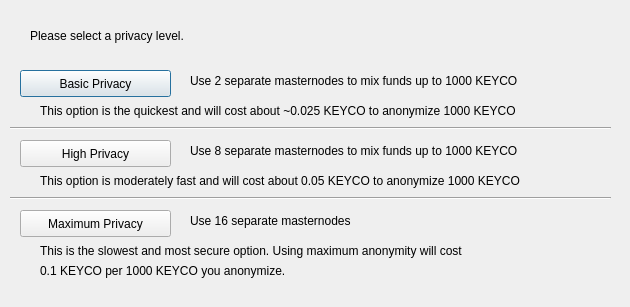
<?xml version="1.0" encoding="UTF-8"?>
<ui version="4.0">
 <class>DarksendConfig</class>
 <widget class="QDialog" name="DarksendConfig">
  <property name="geometry">
   <rect>
    <x>0</x>
    <y>0</y>
    <width>630</width>
    <height>307</height>
   </rect>
  </property>
  <property name="windowTitle">
   <string>Configure Darksend</string>
  </property>
  <widget class="QPushButton" name="buttonBasic">
   <property name="geometry">
    <rect>
     <x>20</x>
     <y>70</y>
     <width>151</width>
     <height>27</height>
    </rect>
   </property>
   <property name="text">
    <string>Basic Privacy</string>
   </property>
  </widget>
  <widget class="QPushButton" name="buttonHigh">
   <property name="geometry">
    <rect>
     <x>20</x>
     <y>140</y>
     <width>151</width>
     <height>27</height>
    </rect>
   </property>
   <property name="text">
    <string>High Privacy</string>
   </property>
  </widget>
  <widget class="QPushButton" name="buttonMax">
   <property name="geometry">
    <rect>
     <x>20</x>
     <y>210</y>
     <width>151</width>
     <height>27</height>
    </rect>
   </property>
   <property name="text">
    <string>Maximum Privacy</string>
   </property>
  </widget>
  <widget class="QLabel" name="label">
   <property name="geometry">
    <rect>
     <x>30</x>
     <y>20</y>
     <width>571</width>
     <height>31</height>
    </rect>
   </property>
   <property name="text">
    <string>Please select a privacy level.</string>
   </property>
  </widget>
  <widget class="QLabel" name="label_2">
   <property name="geometry">
    <rect>
     <x>190</x>
     <y>70</y>
     <width>421</width>
     <height>21</height>
    </rect>
   </property>
   <property name="text">
    <string>Use 2 separate masternodes to mix funds up to 1000 KEYCO</string>
   </property>
  </widget>
  <widget class="QLabel" name="label_3">
   <property name="geometry">
    <rect>
     <x>190</x>
     <y>140</y>
     <width>411</width>
     <height>21</height>
    </rect>
   </property>
   <property name="text">
    <string>Use 8 separate masternodes to mix funds up to 1000 KEYCO</string>
   </property>
  </widget>
  <widget class="QLabel" name="label_4">
   <property name="geometry">
    <rect>
     <x>190</x>
     <y>210</y>
     <width>421</width>
     <height>21</height>
    </rect>
   </property>
   <property name="text">
    <string>Use 16 separate masternodes</string>
   </property>
  </widget>
  <widget class="QLabel" name="label_6">
   <property name="geometry">
    <rect>
     <x>40</x>
     <y>100</y>
     <width>561</width>
     <height>21</height>
    </rect>
   </property>
   <property name="text">
    <string>This option is the quickest and will cost about ~0.025 KEYCO to anonymize 1000 KEYCO</string>
   </property>
  </widget>
  <widget class="QLabel" name="label_7">
   <property name="geometry">
    <rect>
     <x>40</x>
     <y>170</y>
     <width>561</width>
     <height>21</height>
    </rect>
   </property>
   <property name="text">
    <string>This option is moderately fast and will cost about 0.05 KEYCO to anonymize 1000 KEYCO</string>
   </property>
  </widget>
  <widget class="QLabel" name="label_8">
   <property name="geometry">
    <rect>
     <x>40</x>
     <y>240</y>
     <width>561</width>
     <height>21</height>
    </rect>
   </property>
   <property name="text">
    <string>This is the slowest and most secure option. Using maximum anonymity will cost</string>
   </property>
  </widget>
  <widget class="QLabel" name="label_9">
   <property name="geometry">
    <rect>
     <x>40</x>
     <y>260</y>
     <width>561</width>
     <height>21</height>
    </rect>
   </property>
   <property name="text">
    <string>0.1 KEYCO per 1000 KEYCO you anonymize.</string>
   </property>
  </widget>
  <widget class="Line" name="line">
   <property name="geometry">
    <rect>
     <x>10</x>
     <y>120</y>
     <width>601</width>
     <height>16</height>
    </rect>
   </property>
   <property name="orientation">
    <enum>Qt::Horizontal</enum>
   </property>
  </widget>
  <widget class="Line" name="line_2">
   <property name="geometry">
    <rect>
     <x>10</x>
     <y>190</y>
     <width>601</width>
     <height>16</height>
    </rect>
   </property>
   <property name="orientation">
    <enum>Qt::Horizontal</enum>
   </property>
  </widget>
 </widget>
 <resources/>
 <connections/>
</ui>
